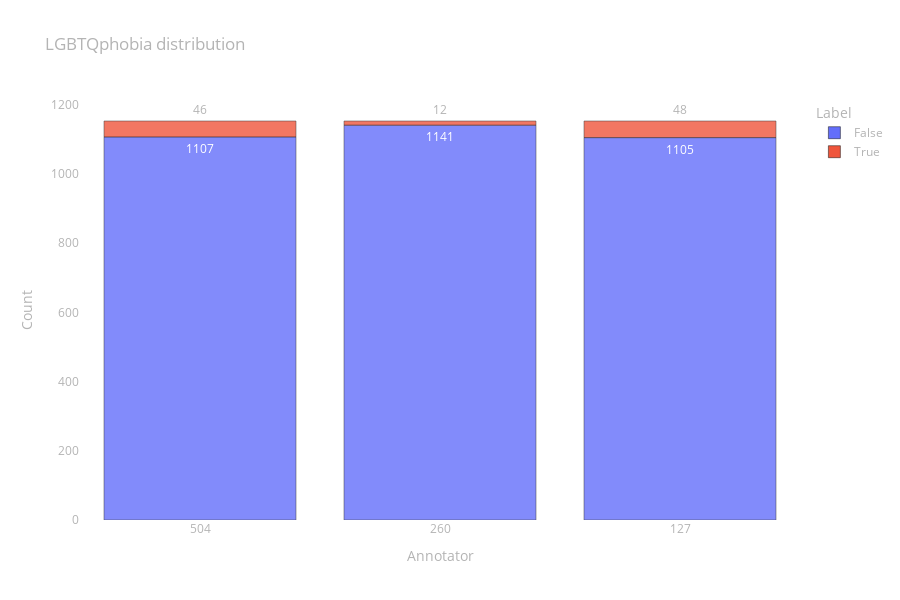

This figure's notebook cell:
### Code cell
fig = px.bar(
    data_frame=prepare_data_to_px(lgbtqphobia),
    x="Annotator", y="Count", color="Label", opacity=0.8,
    height=600, text="Count", title="LGBTQphobia distribution")

fig.update_layout(layout)

fig.show()

### Figure 1 — Plotly figure (JSON) as saved in the notebook; plotly's stock layout.template omitted (floating-point values rounded to 4 significant figures)
{"data": [{"alignmentgroup": "True", "hovertemplate": "Label=False<br>Annotator=%{x}<br>Count=%{text}<extra></extra>", "legendgroup": "False", "marker": {"color": "#636efa", "opacity": 0.8, "pattern": {"shape": ""}}, "name": "False", "offsetgroup": "False", "orientation": "v", "showlegend": true, "text": [1107, 1141, 1105], "textposition": "auto", "type": "bar", "x": [504, 260, 127], "xaxis": "x", "y": [1107, 1141, 1105], "yaxis": "y"}, {"alignmentgroup": "True", "hovertemplate": "Label=True<br>Annotator=%{x}<br>Count=%{text}<extra></extra>", "legendgroup": "True", "marker": {"color": "#EF553B", "opacity": 0.8, "pattern": {"shape": ""}}, "name": "True", "offsetgroup": "True", "orientation": "v", "showlegend": true, "text": [46, 12, 48], "textposition": "auto", "type": "bar", "x": [504, 260, 127], "xaxis": "x", "y": [46, 12, 48], "yaxis": "y"}], "layout": {"barmode": "relative", "font": {"color": "rgb(180,180,180)"}, "height": 600, "legend": {"title": {"text": "Label"}, "tracegroupgap": 0}, "paper_bgcolor": "rgba(0,0,0,0)", "plot_bgcolor": "rgba(0,0,0,0)", "title": {"text": "LGBTQphobia distribution"}, "xaxis": {"anchor": "y", "domain": [0, 1], "showgrid": false, "title": {"text": "Annotator"}, "type": "category", "zeroline": false}, "yaxis": {"anchor": "x", "domain": [0, 1], "showgrid": false, "title": {"text": "Count"}, "zeroline": false}}}
